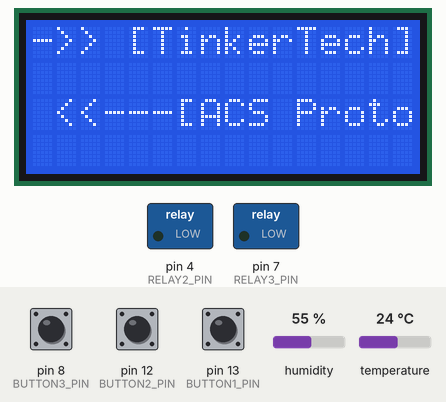
Bench run of a sketch on a simulated Arduino Uno, built with avr-gcc and run on an emulated ATmega328P. On the bench: 16×4 character LCD, switched loads named in the sketch (green lamp = pin HIGH). Inputs (shaded band) come from the test bench; at power-on: pin 8 (BUTTON3_PIN) HIGH, pin 12 (BUTTON2_PIN) HIGH, pin 13 (BUTTON1_PIN) HIGH, humidity 55 %, temperature 24 °C. Pins used as bus, display or sensor lines are not drawn.

Above: at 0.2 s.
At 3.2 s:
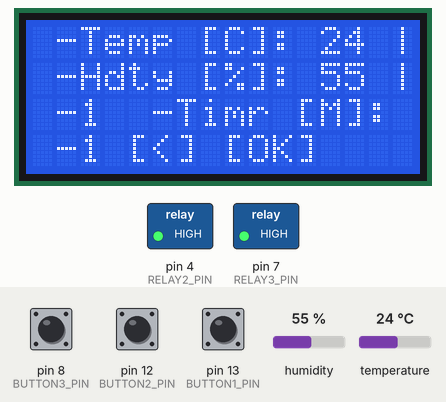
Timing chart, 0 to 4.7 s (numbered marks = the images above):
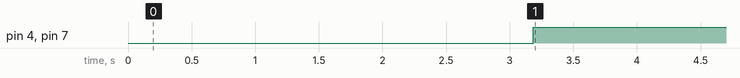

The sketch:

ACS_Prototype_1.ino
```cpp
#include <EEPROM.h>

#include "constants.h"
#include "utils.h"

#include "lcd.h"
#include "keypad.h"
#include "mcp.h"


bool menu = false, presetsLoaded = false;

int currentKeyCode = 0;
int currentCursorPosition = 0, lastCursorPosition = 0;
int selector = 0;
int key = 0;
int limit = 0;

void initGPIO(){

  pinMode(HIGH_TRIGGER_PIN, OUTPUT);
  digitalWrite(HIGH_TRIGGER_PIN, HIGH);

  for (int index = 0; KEYCOUNT > index; index++){
    pinMode(keypadPins[index], INPUT);
    pinMode(relayPins[index], OUTPUT);
    digitalWrite(relayPins[index], LOW);
    digitalWrite(keypadPins[index], HIGH);
  }
}

void printBanner(){
  setLCDCursor(0,0);
  lcdPrint(BANNER);
  delay(3000);
  clearScreen();
}

void cursorIncrement(){
   if(CURSOR_LIMIT >= currentCursorPosition){
      lcdPrintAt(">", 0, currentCursorPosition);
      selector = currentCursorPosition;
      lastCursorPosition = currentCursorPosition;

      if((currentCursorPosition - 1) >= 0){

        lcdPrintAt(" ", 0, (currentCursorPosition - 1));
      }

      currentCursorPosition++;

   }else{
      lastCursorPosition = currentCursorPosition;
      lcdPrintAt(" ", 0, (currentCursorPosition - 1));
      selector = currentCursorPosition = 0;
      lcdPrintAt(">", 0, currentCursorPosition);
   }
}

int resetValue(int chr , int line, int type){

  switch(type){
      case TEMP_SELECTOR:
         lcdPrintAt("    ", chr, line);
         return TEMP_LOW_LIMIT;

      case HMD_SELECTOR:
         lcdPrintAt("    ", chr, line);
         return HUMIDITY_LOW_LIMIT;

      case TIMER_SELECTOR:
         lcdPrintAt("    ", chr, line);
         return TIME_LOW_LIMIT;
  }

}

void cleanUpAndCommit(){

  presetsLoaded = false;
  menu = false;
  lcdPrintAt(" ", 0, (lastCursorPosition));
  currentCursorPosition = selector = 0;

  EEPROM.put(TEMPERATURE_PRESET_ADDRESS, tempSetting);
  EEPROM.put(HUMIDITY_PRESET_ADDRESS, humiditySetting);
  EEPROM.put(TIMER_CTRL_PRESET_ADDRESS, activationTimeSetting);

  clearScreen();
  lcdPrintAt("[Presets Saved]", 2, 1);
  delay(1000);
  clearScreen();
  renderControls();
}


void setup() {
  initGPIO();
  initLcd();
  initMCP();
  printBanner();
  renderControls();
}

void loop() {
  key = readKeypad();

  if(key == BUTTON3_KEYCODE){
    menu = true;
  }

  if(menu){
    switch(key){
      case BUTTON1_KEYCODE:
         if(menu){
            switch(selector){
                case TEMP_SELECTOR:
                    tempSetting = (tempSetting >= TEMP_HIGH_LIMIT) ? resetValue(16, 0, TEMP_SELECTOR) : tempSetting += 1;
                    break;

                case HMD_SELECTOR:
                    humiditySetting = (humiditySetting >= HUMIDITY_HIGH_LIMIT) ? resetValue(16, 1, HMD_SELECTOR) : humiditySetting += 1;
                    break;

                case TIMER_SELECTOR:
                    activationTimeSetting = (activationTimeSetting >= TIME_HIGH_LIMIT) ? resetValue(16, 2, TIMER_SELECTOR) : activationTimeSetting += 1;
                    break;
            }
         }

         renderCurrentData();
         delay(400);
         break;

      case BUTTON2_KEYCODE:
        if(menu){
          cleanUpAndCommit();
        }
        break;

      case BUTTON3_KEYCODE:
        cursorIncrement();
        delay(500);
        break;
    }

  }else{
    if(!presetsLoaded){
      presetsLoaded = true;
      loadPresets();
    }

    mainControlSub();
  }

}
```

constants.h
```cpp
#define HIGH_TRIGGER_PIN 2
#define BUTTON1_PIN 13
#define BUTTON2_PIN 12
#define BUTTON3_PIN 8

#define BUTTON1_KEYCODE 0x10
#define BUTTON2_KEYCODE 0x11
#define BUTTON3_KEYCODE 0x12

#define TEMPERATURE_PRESET_ADDRESS 0
#define HUMIDITY_PRESET_ADDRESS    4
#define TIMER_CTRL_PRESET_ADDRESS     8

#define RELAY1_PIN 2
#define RELAY2_PIN 4
#define RELAY3_PIN 7

#define MAIN_MENU_CODE 0x40

#define TEMP_LOW_LIMIT 0
#define TEMP_HIGH_LIMIT 99
#define TIME_HIGH_LIMIT 5
#define TIME_LOW_LIMIT 1
#define TIME_MULTIPLIER 1000*60

#define HUMIDITY_LOW_LIMIT 20
#define HUMIDITY_HIGH_LIMIT 99

#define CURSOR_LIMIT 2

#define TEMP_SELECTOR 0
#define HMD_SELECTOR 1
#define TIMER_SELECTOR 2

#define BANNER "->> [TinkerTech] <<---[ACS Prototype1]--"
#define CONTROLS "[<] [OK]    [SELECT]"

const int keypadPins[] = {
      BUTTON1_PIN,
      BUTTON2_PIN,
      BUTTON3_PIN
   };

const int relayPins[] = {
    RELAY1_PIN,
    RELAY2_PIN,
    RELAY3_PIN
};

const int keyMap[] = {
  BUTTON1_KEYCODE,
  BUTTON2_KEYCODE,
  BUTTON3_KEYCODE
};
```

mcp.h
```cpp
#include <Adafruit_Sensor.h>
#include <DHT.h>
#include <DHT_U.h>

#define ONEWIRE_SENSOR 5
#define SENSOR_TYPE DHT11

DHT_Unified dht(ONEWIRE_SENSOR, SENSOR_TYPE);
sensor_t sensor;
sensors_event_t event;

int currentTemp = 0,  currentHumidity = 0, currentInterval = 0, t = 0, h = 0;
int tempSetting = 0, humiditySetting = 0 , activationTimeSetting = 0;
int programDelay = 0;
bool relay1State = false, relay2State = false, relay3State = false;
bool tempValidation = false, humidityValidation = false;

String data;

void initMCP(){

	dht.begin();
	dht.temperature().getSensor(&sensor);
	dht.humidity().getSensor(&sensor);
  programDelay = sensor.min_delay / 1000;
}

void renderCurrentData(){
  if(relay1State){
        data = String(" Temp [C]: ")+String(currentTemp)+String(" | ")+String(tempSetting);
  }else{
        data = String("-Temp [C]: ")+String(currentTemp)+String(" | ")+String(tempSetting);
  }
  lcdPrintAt(data, 1, 0);

  if(relay2State){
        data = String(" Hdty [%]: ")+String(currentHumidity)+String(" | ")+String(humiditySetting);
  }else{
        data = String("-Hdty [%]: ")+String(currentHumidity)+String(" | ")+String(humiditySetting);
  }
  lcdPrintAt(data, 1, 1);

  if(relay3State){
    data = String("-Timr [M]: ON| ")+String(activationTimeSetting);
  }else{
    data = String(" Timr [M]:OFF| ")+String(activationTimeSetting);
  }
  lcdPrintAt(data, 1, 2);
}


void actuatorControlSub(){

  if(relay1State){
     digitalWrite(RELAY1_PIN, LOW);
  }else{
     digitalWrite(RELAY1_PIN, HIGH);
  }

  if(relay2State){
         digitalWrite(RELAY2_PIN, LOW);
  }else{
         digitalWrite(RELAY2_PIN, HIGH);
  }

  if(relay3State){
         digitalWrite(RELAY3_PIN, HIGH);
  }else{
         digitalWrite(RELAY3_PIN, LOW);
  }

}

void loadPresets(){
  EEPROM.get(TEMPERATURE_PRESET_ADDRESS, tempSetting);
  EEPROM.get(HUMIDITY_PRESET_ADDRESS, humiditySetting);
  EEPROM.get(TIMER_CTRL_PRESET_ADDRESS, activationTimeSetting);
}

void mainControlSub(){

	dht.temperature().getEvent(&event);
  t = event.temperature;

  dht.humidity().getEvent(&event);
  h = event.relative_humidity;

  tempValidation = (currentTemp >= TEMP_LOW_LIMIT && TEMP_HIGH_LIMIT >= currentTemp);
  humidityValidation = (currentHumidity >= HUMIDITY_LOW_LIMIT && HUMIDITY_HIGH_LIMIT >= currentHumidity);

  currentInterval = 0; //(currentInterval >= activationTimeSetting*1000) ? 0 : millis();
  relay3State = (currentInterval >= activationTimeSetting*1000);

	if(!(isnan(t) || isnan(h))){

    currentTemp = t;
    currentHumidity = h;

    if( tempValidation && humidityValidation){
      relay1State = (currentTemp >= tempSetting);
      relay2State = (currentHumidity >= humiditySetting);
    }
      renderCurrentData();
	}

  actuatorControlSub();
  delay(programDelay);

}
```

utils.h
```cpp
#define BUZZER_PIN 11

void ringBuzzer(){
    analogWrite(BUZZER_PIN, 204);
    delay(1000);
    analogWrite(BUZZER_PIN, 0);
}
```

keypad.h
```cpp
#define KEYCOUNT 3

int readKeypad(){
  for (int index = 0; KEYCOUNT > index; index++){
    if(!digitalRead(keypadPins[index])){
      digitalWrite(keypadPins[index], HIGH);
      return keyMap[index];
    }
  }

  return 0;
}
```

lcd.h
```cpp
#include <LiquidCrystal_I2C.h>

#define LCD_I2C_ADDRESS 0x27
#define LCD_ROWS 4
#define LCD_COLS 16

LiquidCrystal_I2C lcdController(LCD_I2C_ADDRESS, LCD_COLS, LCD_ROWS);
int cursorLine = 0;

void setLCDCursor(int character, int line){
  lcdController.setCursor(character, line);
}

void clearScreen(){
  lcdController.clear();
}

void lcdPrint(char * charBuffer){
  lcdController.print(charBuffer);
}

void lcdPrintAt(String Buffer, int character, int line){
    lcdController.setCursor(character, line);
    lcdController.print(Buffer);
}

void renderControls(){
  setLCDCursor(0,3);
  lcdPrint(CONTROLS);
  setLCDCursor(0,0);
}

void initLcd(){
   lcdController.init();
   lcdController.clear();
   lcdController.backlight();
}
```

Measured:
- by itself, pin 4 (RELAY2_PIN), pin 7 (RELAY3_PIN): LOW → HIGH at 3.2 s
